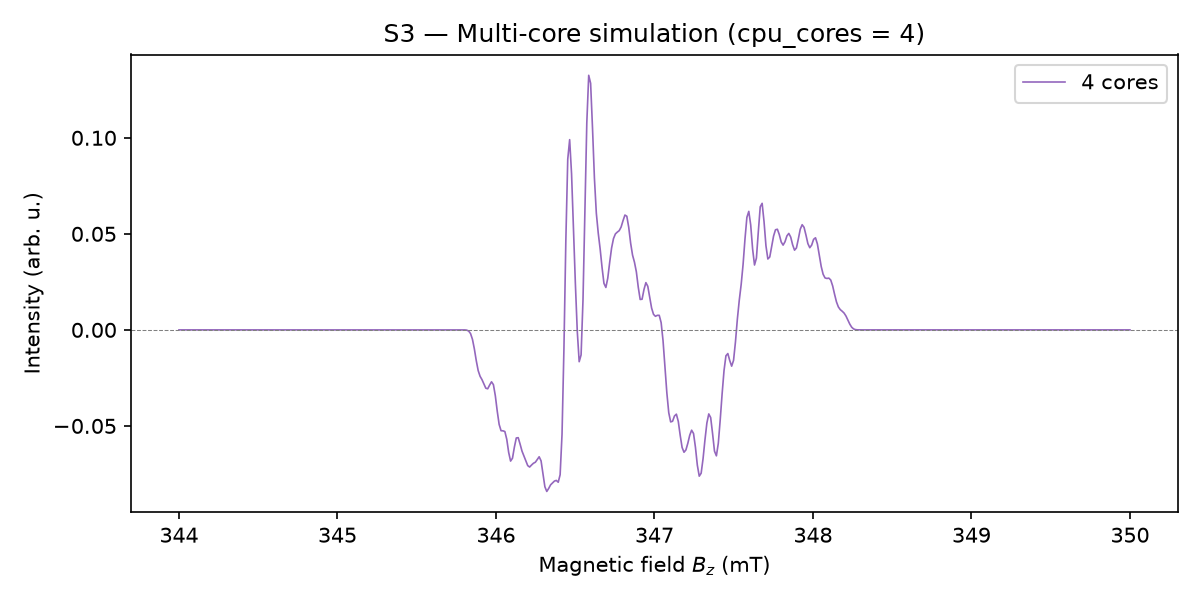

The script that saved this image:
"""Example: multi-core simulation.

Demonstrates ``do_simulation_multicore``, which splits the field axis
across multiple CPU processes via ``multiprocessing.Pool``.  The result
is numerically identical to the single-core call.

Run::

    uv run python examples/multicore.py
"""

import os

import matplotlib.pyplot as plt
import numpy as np
from _systems import FIELD_AXIS, make_experiment, make_S3

from radpair._types import SimulationOptions
from radpair.core import do_simulation, do_simulation_multicore


def main() -> None:
    sys = make_S3()
    exp = make_experiment()
    simopt = SimulationOptions(knots=12, refinement=1, cpu_cores=4)

    intensity_sc = do_simulation(sys, exp, simopt)
    intensity_mc = do_simulation_multicore(sys, exp, simopt)

    print(f"Single-core sum: {intensity_sc.sum():.10e}")
    print(f"Multi-core  sum: {intensity_mc.sum():.10e}")
    print(f"Max abs diff:    {np.max(np.abs(intensity_sc - intensity_mc)):.2e}")

    fig, ax = plt.subplots(figsize=(8, 4))
    ax.plot(FIELD_AXIS, intensity_mc, lw=0.8, color="C4", label="4 cores")
    ax.set_xlabel("Magnetic field $B_z$ (mT)")
    ax.set_ylabel("Intensity (arb. u.)")
    ax.set_title("S3 — Multi-core simulation (cpu_cores = 4)")
    ax.axhline(0, color="gray", lw=0.5, ls="--")
    ax.legend()
    fig.tight_layout()

    out = os.path.join(os.path.dirname(__file__), "multicore.png")
    fig.savefig(out, dpi=150)
    print(f"Spectrum saved to {out}")
    plt.close(fig)


if __name__ == "__main__":
    main()
